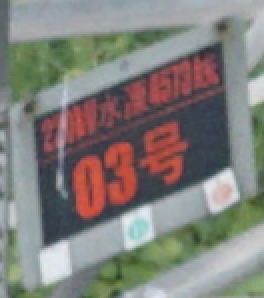
//> input picture test4.png, 132 x 149 px (shown 2 times larger)
$ ./test   (built with g++ and OpenCV 4)
//> lines starting //> are read from the running program, lines starting //| are printed output that depends on the picture; after the words box and inside, x2 and y2 are one past the last pixel; in counts of white or black regions, pixels touching at a corner belong together
#include "opencv2/opencv.hpp"
#define PI 3.1415926
using namespace cv;
#include <time.h>

#define RAND150T200 (rand()%100 + 150)
#define RAND0T100 (rand()%100)

int main(int argc, char *argv[])
{
	srandom(time(NULL));
    cv::Mat image = cv::imread("test4.png");
//> image is the input picture: 149 rows x 132 cols, CV_8UC3; mean B, G, R 123.1, 128, 129.9
    cv::Mat image2 = image.clone();
    cv::Mat result;

    cv::GaussianBlur(image, image, Size(3, 3), 0, 0);
    cv::cvtColor(image, result, CV_BGRA2GRAY);
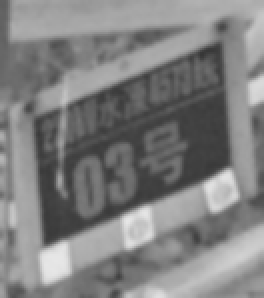
//> result: 149 rows x 132 cols, CV_8UC1 (shown 2 times larger); min 55, max 231, mean 128.1


	// 局部二值化
	int blockSize = 41;
	int constValue = 10;
	cv::Mat local;
	cv::adaptiveThreshold(result, result, 255, CV_ADAPTIVE_THRESH_MEAN_C, CV_THRESH_BINARY_INV, blockSize, constValue);
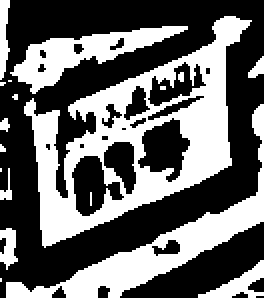
//> result: 149 rows x 132 cols, CV_8UC1 (shown 2 times larger); 40.8% white; 18 white regions (9 under 20 px), largest, box (x1, y1, x2, y2) and area: (12, 8, 126, 124) 4385, (3, 52, 132, 149) 1938, (5, 13, 94, 47) 1025

    // Mat element = getStructuringElement(MORPH_RECT, Size(3, 3)); //第一个参数MORPH_RECT表示矩形的卷积核，当然还可以选择椭圆形的、交叉型的
    // // 高级形态学处理，调用这个函数就可以了，具体要选择哪种操作，就修改第三个参数就可以了。这里演示的是形态学梯度处理
    // morphologyEx(result, result, MORPH_ERODE, element);

    cv::imshow("result",result);
    // image = ~image;
    // cv::cvtColor(image2, image2, CV_BGRA2GRAY);
    cv::Mat contours;
    cv::Canny(result, contours, 125, 350); //边缘检测
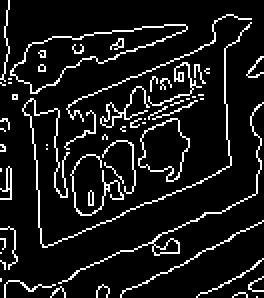
//> contours: 149 rows x 132 cols, CV_8UC1 (shown 2 times larger); 9.9% white in thin lines or dots
    cv::imshow("contours",contours);
    std::vector<cv::Vec2f> lines;
    /*霍夫变换,获得一组极坐标参数（rho，theta）,每一对对应一条直线，保存到lines
      第3,4个参数表示在（rho，theta)坐标系里横纵坐标的最小单位，即步长*/
    cv::HoughLines(contours, lines, 1, PI / 180, 40); //步长自己设置
//> lines = 27 lines (rho, theta), first 12: [122, 1.17], [61, 1.17], [139, 1.17], [60, 1.19], [21, 1.47], [-10, 3.05], [62, 1.15], [22, 1.45], [-12, 3.07], [-111, 3.11], [158, 1.1], [48, 1.19]
    std::vector<cv::Vec2f>::const_iterator iter = lines.begin();
    std::cout << lines.size() << std::endl;
//| 27

   Point2f srcTri[3];
   Point2f dstTri[3];
   srcTri[0] = Point2f( 0,0 );
   srcTri[1] = Point2f( image.cols - 1, 0 );
   srcTri[2] = Point2f( 0, image.rows - 1 );

   dstTri[0] = Point2f( image.cols*0.0, image.rows*0.33 );
   dstTri[1] = Point2f( image.cols*0.85, image.rows*0.25 );
   dstTri[2] = Point2f( image.cols*0.15, image.rows*0.7 );

   Mat warp_mat( 2, 3, CV_32FC1 );
   warp_mat = getAffineTransform( srcTri, dstTri );
// [36 lines of commented-out code are left out]

    std::vector<cv::Vec2f> vline;
    std::vector<cv::Vec2f> hline;
    std::vector<Vec4i> lines2;
    HoughLinesP(contours, lines2, 1, CV_PI / 180, 50, 75, 40);
//> lines2 = 6 lines (x1, y1, x2, y2): [2, 132, 128, 78], [2, 65, 124, 13], [14, 145, 127, 97], [3, 21, 110, 9], [111, 8, 116, 148], [12, 26, 22, 143]
    printf("lines2.size():%ld\n",lines2.size());
//| lines2.size():6
    for (size_t i = 0; i < lines2.size(); i++)
    {
        Vec4i l = lines2[i];
        // line(image2, Point(l[0], l[1]), Point(l[2], l[3]), Scalar(RAND0T100, RAND150T200, RAND0T100), 2, 2);
        double k = (l[1] - l[3]) / (l[0] - l[2]);
        if (k >= -1 && k <= 1){ //横线
            line(image2, Point(l[0], l[1]), Point(l[2], l[3]), Scalar(0, RAND150T200, 0), 2, 2);
//> (the run ends here: the program crashes, at `int is_push = 1;`)

$ run again, with test2.png copied over test4.png
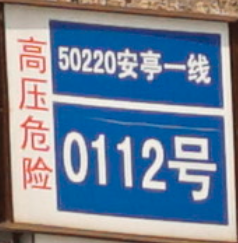
//> input picture test2.png, 238 x 243 px
//> image is the input picture: 243 rows x 238 cols, CV_8UC3; mean B, G, R 153.8, 133.6, 118.5
//> `cv::adaptiveThreshold(result, result, 255, CV_ADAPTIVE_THRESH_MEAN_C, ..`:
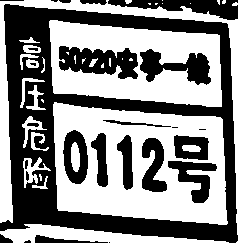
//> result: 243 rows x 238 cols, CV_8UC1; 53.5% white; 26 black regions (6 under 20 px), largest, box (x1, y1, x2, y2) and area: (0, 4, 238, 243) 17513, (59, 46, 138, 79) 1680, (108, 0, 238, 20) 1317
//> `cv::Canny(result, contours, 125, 350);`:
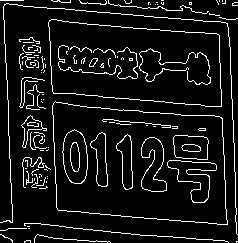
//> contours: 243 rows x 238 cols, CV_8UC1; 8.6% white in thin lines or dots
//> lines = 253 lines (rho, theta), first 12: [3, 1.66], [204, 1.66], [-228, 3.11], [87, 1.66], [-4, 3.11], [-218, 3.11], [-226, 3.09], [-215, 3.09], [-2, 3.09], [224, 1.64], [18, 1.64], [221, 1.66]
//| 253
//> lines2 = 21 lines (x1, y1, x2, y2), first 8: [58, 210, 236, 226], [7, 88, 232, 108], [229, 19, 237, 241], [6, 3, 227, 23], [218, 3, 226, 241], [7, 80, 12, 228], [111, 232, 236, 241], [57, 0, 209, 13]
//| lines2.size():21

$ run again, with test3.png copied over test4.png
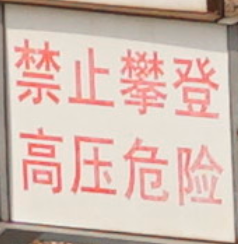
//> input picture test3.png, 238 x 244 px
//> image is the input picture: 244 rows x 238 cols, CV_8UC3; mean B, G, R 178.6, 188.4, 212.4
//> `cv::adaptiveThreshold(result, result, 255, CV_ADAPTIVE_THRESH_MEAN_C, ..`:
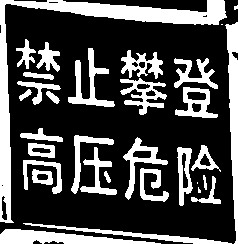
//> result: 244 rows x 238 cols, CV_8UC1; 29.6% white; 32 white regions (4 under 20 px), largest, box (x1, y1, x2, y2) and area: (0, 0, 227, 223) 4640, (225, 22, 238, 244) 1540, (0, 229, 161, 244) 1338
//> `cv::Canny(result, contours, 125, 350);`:
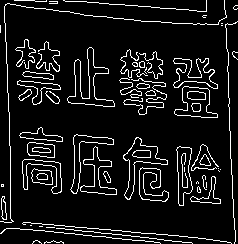
//> contours: 244 rows x 238 cols, CV_8UC1; 9.2% white in thin lines or dots
//> lines = 585 lines (rho, theta), first 12: [219, 1.66], [-225, 3.11], [-4, 3.11], [-222, 3.09], [-4, 1.64], [221, 1.68], [3, 1.69], [-7, 3.12], [-3, 3.09], [216, 1.68], [218, 1.69], [226, 1.66]
//| 585
//> lines2 = 26 lines (x1, y1, x2, y2), first 8: [11, 220, 235, 240], [225, 10, 232, 198], [5, 23, 10, 177], [30, 225, 191, 242], [63, 0, 206, 10], [7, 228, 144, 240], [5, 4, 148, 21], [23, 176, 233, 205]
//| lines2.size():26
